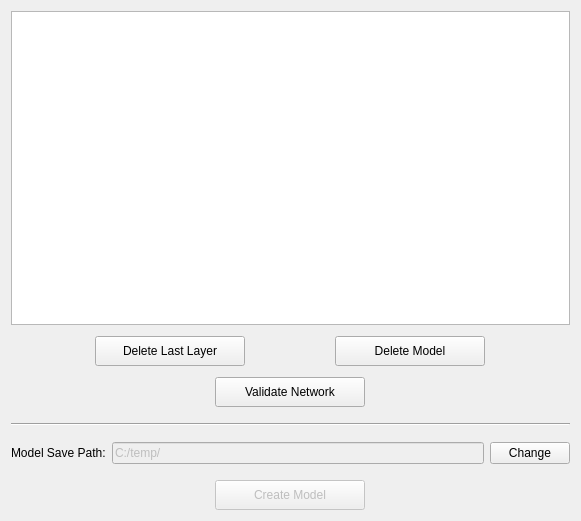
      <widget class="QWidget" name="layoutWidget_2">
       <property name="geometry">
        <rect>
         <x>550</x>
         <y>160</y>
         <width>581</width>
         <height>521</height>
        </rect>
       </property>
       <layout class="QVBoxLayout" name="verticalLayout_3">
        <item>
         <widget class="QListWidget" name="lstModel"/>
        </item>
        <item>
         <spacer name="verticalSpacer">
          <property name="orientation">
           <enum>Qt::Vertical</enum>
          </property>
          <property name="sizeType">
           <enum>QSizePolicy::Fixed</enum>
          </property>
          <property name="sizeHint" stdset="0">
           <size>
            <width>20</width>
            <height>5</height>
           </size>
          </property>
         </spacer>
        </item>
        <item>
         <layout class="QHBoxLayout" name="horizontalLayout_2">
          <item>
           <widget class="QPushButton" name="btnDeleteLayer">
            <property name="sizePolicy">
             <sizepolicy hsizetype="Fixed" vsizetype="Fixed">
              <horstretch>0</horstretch>
              <verstretch>0</verstretch>
             </sizepolicy>
            </property>
            <property name="minimumSize">
             <size>
              <width>150</width>
              <height>30</height>
             </size>
            </property>
            <property name="maximumSize">
             <size>
              <width>150</width>
              <height>30</height>
             </size>
            </property>
            <property name="text">
             <string>Delete Last Layer</string>
            </property>
           </widget>
          </item>
          <item>
           <widget class="QPushButton" name="btnDeleteModel">
            <property name="sizePolicy">
             <sizepolicy hsizetype="Fixed" vsizetype="Fixed">
              <horstretch>0</horstretch>
              <verstretch>0</verstretch>
             </sizepolicy>
            </property>
            <property name="minimumSize">
             <size>
              <width>150</width>
              <height>30</height>
             </size>
            </property>
            <property name="maximumSize">
             <size>
              <width>150</width>
              <height>30</height>
             </size>
            </property>
            <property name="text">
             <string>Delete Model</string>
            </property>
           </widget>
          </item>
         </layout>
        </item>
        <item>
         <spacer name="verticalSpacer_2">
          <property name="orientation">
           <enum>Qt::Vertical</enum>
          </property>
          <property name="sizeType">
           <enum>QSizePolicy::Fixed</enum>
          </property>
          <property name="sizeHint" stdset="0">
           <size>
            <width>20</width>
            <height>5</height>
           </size>
          </property>
         </spacer>
        </item>
        <item>
         <layout class="QHBoxLayout" name="horizontalLayout_7">
          <item>
           <widget class="QPushButton" name="btnValidateNetwork">
            <property name="sizePolicy">
             <sizepolicy hsizetype="Fixed" vsizetype="Fixed">
              <horstretch>0</horstretch>
              <verstretch>0</verstretch>
             </sizepolicy>
            </property>
            <property name="minimumSize">
             <size>
              <width>150</width>
              <height>30</height>
             </size>
            </property>
            <property name="maximumSize">
             <size>
              <width>150</width>
              <height>30</height>
             </size>
            </property>
            <property name="text">
             <string>Validate Network</string>
            </property>
           </widget>
          </item>
         </layout>
        </item>
        <item>
         <spacer name="verticalSpacer_4">
          <property name="orientation">
           <enum>Qt::Vertical</enum>
          </property>
          <property name="sizeType">
           <enum>QSizePolicy::Fixed</enum>
          </property>
          <property name="sizeHint" stdset="0">
           <size>
            <width>20</width>
            <height>10</height>
           </size>
          </property>
         </spacer>
        </item>
        <item>
         <widget class="Line" name="line">
          <property name="orientation">
           <enum>Qt::Horizontal</enum>
          </property>
         </widget>
        </item>
        <item>
         <spacer name="verticalSpacer_3">
          <property name="orientation">
           <enum>Qt::Vertical</enum>
          </property>
          <property name="sizeType">
           <enum>QSizePolicy::Fixed</enum>
          </property>
          <property name="sizeHint" stdset="0">
           <size>
            <width>20</width>
            <height>10</height>
           </size>
          </property>
         </spacer>
        </item>
        <item>
         <layout class="QVBoxLayout" name="verticalLayout">
          <item>
           <layout class="QHBoxLayout" name="horizontalLayout_4">
            <item>
             <widget class="QLabel" name="lblModelSavePath">
              <property name="text">
               <string>Model Save Path:</string>
              </property>
             </widget>
            </item>
            <item>
             <widget class="QLineEdit" name="txtModelSavePath">
              <property name="enabled">
               <bool>false</bool>
              </property>
              <property name="text">
               <string>C:/temp/</string>
              </property>
              <property name="readOnly">
               <bool>true</bool>
              </property>
             </widget>
            </item>
            <item>
             <widget class="QPushButton" name="btnChangeModelSavePath">
              <property name="text">
               <string>Change</string>
              </property>
             </widget>
            </item>
           </layout>
          </item>
          <item>
           <spacer name="verticalSpacer_5">
            <property name="orientation">
             <enum>Qt::Vertical</enum>
            </property>
            <property name="sizeType">
             <enum>QSizePolicy::Fixed</enum>
            </property>
            <property name="sizeHint" stdset="0">
             <size>
              <width>20</width>
              <height>10</height>
             </size>
            </property>
           </spacer>
          </item>
          <item>
           <layout class="QHBoxLayout" name="horizontalLayout_8">
            <item>
             <widget class="QPushButton" name="btnCreateModel">
              <property name="enabled">
               <bool>false</bool>
              </property>
              <property name="sizePolicy">
               <sizepolicy hsizetype="Fixed" vsizetype="Fixed">
                <horstretch>0</horstretch>
                <verstretch>0</verstretch>
               </sizepolicy>
              </property>
              <property name="minimumSize">
               <size>
                <width>150</width>
                <height>30</height>
               </size>
              </property>
              <property name="maximumSize">
               <size>
                <width>150</width>
                <height>30</height>
               </size>
              </property>
              <property name="text">
               <string>Create Model</string>
              </property>
             </widget>
            </item>
           </layout>
          </item>
         </layout>
        </item>
       </layout>
      </widget>
